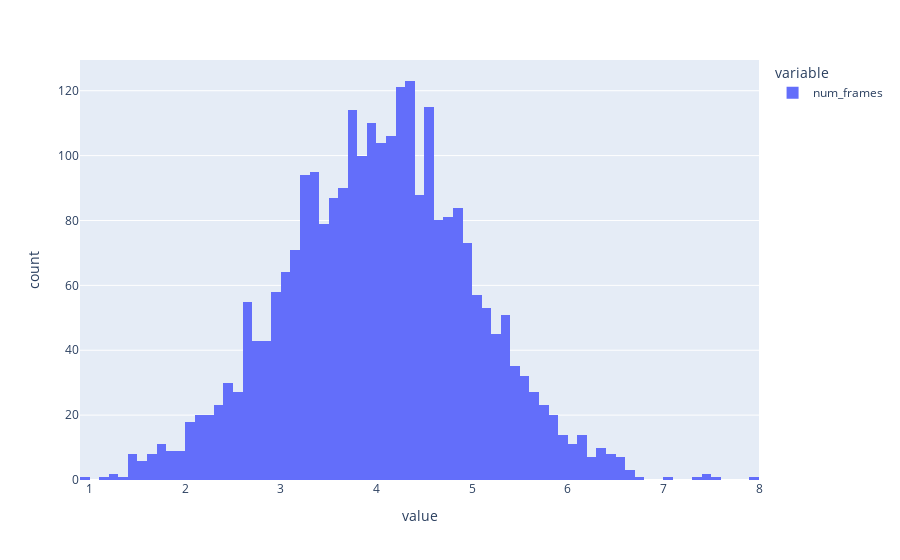

Write notebook code for a chart like this one.
### Markdown cell above
We can see a bimodal distribution of audio lengths due to the double size of negative samples. We will take 4000 ms as the truncation limit and pad zeros randomly before and after signal.

### Code cell
dataset["train"].set_format("pandas")
sample_rate = int(dataset["train"][0]["sample_rate"])
(dataset["train"]["num_frames"] / sample_rate).plot.hist(backend="plotly")

### Figure 1 — Plotly figure (JSON) as saved in the notebook; plotly's stock layout.template omitted (floating-point values rounded to 4 significant figures; data arrays with more than 128 entries replaced by an {"elided": "..."} marker saying what was removed)
{"data": [{"alignmentgroup": "True", "bingroup": "x", "hovertemplate": "variable=num_frames<br>value=%{x}<br>count=%{y}<extra></extra>", "legendgroup": "num_frames", "marker": {"color": "#636efa", "pattern": {"shape": ""}}, "name": "num_frames", "offsetgroup": "num_frames", "orientation": "v", "showlegend": true, "type": "histogram", "x": {"elided": "2696 float values"}, "xaxis": "x", "yaxis": "y"}], "layout": {"barmode": "relative", "legend": {"title": {"text": "variable"}, "tracegroupgap": 0}, "margin": {"t": 60}, "xaxis": {"anchor": "y", "domain": [0, 1], "title": {"text": "value"}}, "yaxis": {"anchor": "x", "domain": [0, 1], "title": {"text": "count"}}}}
